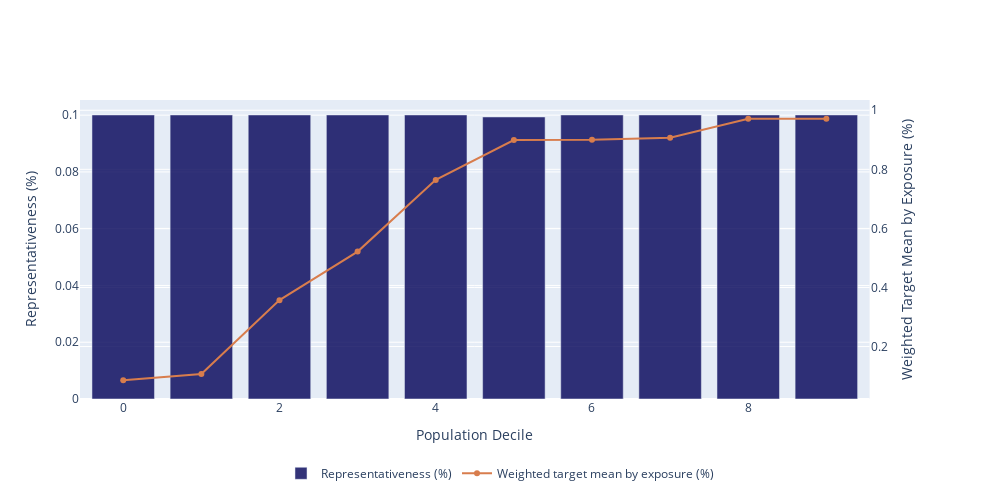

Write notebook code for a chart like this one.
### Code cell
plot_target_vs_score(y_true, y_pred, quantiles=10)

### Figure 1 — Plotly figure (JSON) as saved in the notebook; plotly's stock layout.template omitted (floating-point values rounded to 4 significant figures)
{"data": [{"marker": {"color": "rgba(0, 0, 87, .8)"}, "name": "Representativeness (%)", "type": "bar", "x": [0, 1, 2, 3, 4, 5, 6, 7, 8, 9], "xaxis": "x", "y": [0.1001, 0.1001, 0.1001, 0.1001, 0.1001, 0.09936, 0.1001, 0.1001, 0.1001, 0.1001], "yaxis": "y"}, {"marker": {"color": "rgb(216, 125, 77)"}, "name": "Weighted target mean by exposure (%)", "type": "scatter", "x": [0, 1, 2, 3, 4, 5, 6, 7, 8, 9], "xaxis": "x", "y": [0.08571, 0.1071, 0.3571, 0.5214, 0.7643, 0.8993, 0.9, 0.9071, 0.9714, 0.9714], "yaxis": "y2"}], "layout": {"height": 500, "legend": {"orientation": "h", "x": 0.5, "xanchor": "center", "y": -0.2}, "width": 1000, "xaxis": {"anchor": "y", "domain": [0, 0.94], "title": {"text": "Population Decile"}}, "yaxis": {"anchor": "x", "domain": [0, 1], "title": {"text": "Representativeness (%)"}}, "yaxis2": {"anchor": "x", "overlaying": "y", "side": "right", "title": {"text": "Weighted Target Mean by Exposure (%)"}}}}
